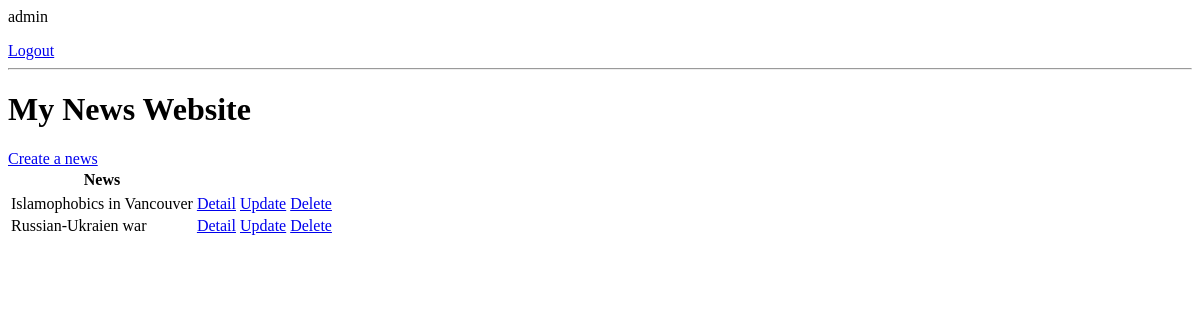
The app's page / (signed in), older data.
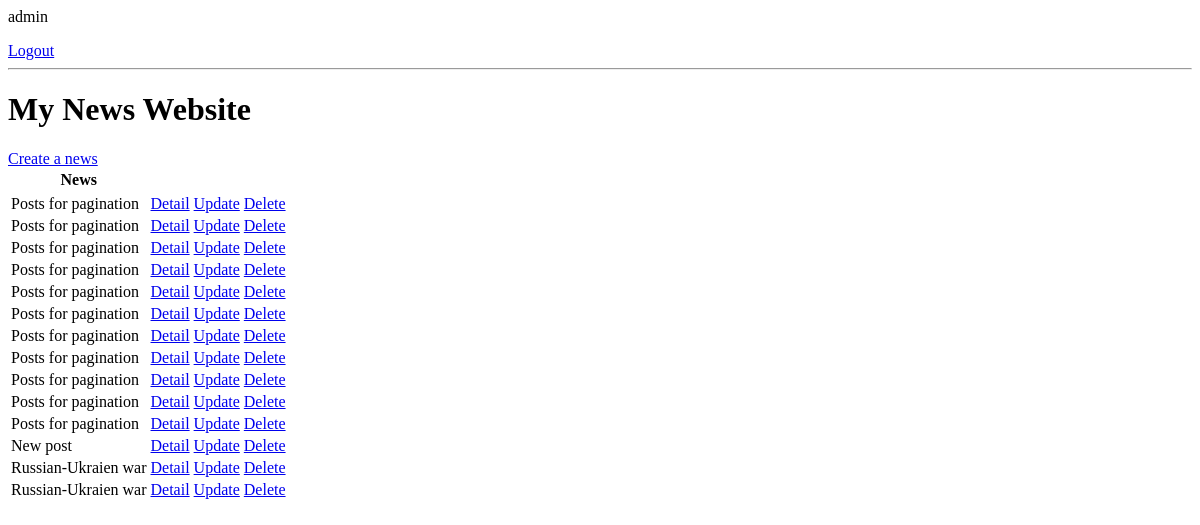
The same page, newer data.
### news/models.py (models this page shows, shortened)
class News(models.Model):
    user = models.ForeignKey(
        User, on_delete=models.CASCADE, null=True, blank=True)
    title = models.CharField(max_length=200)
    descriptiom = models.TextField(null=True, blank=True)
    created = models.DateTimeField(auto_now_add=True)
    class Meta:
        ordering =['-created']

### news/views.py (the view)
# urls.py: path("", NewsList.as_view(), name="news" ),
class NewsList(LoginRequiredMixin,ListView):
    model = News
    context_object_name = "news"
    def get_context_data(self, **kwargs):
        context = super().get_context_data(**kwargs)
        context["news"] = context["news"].filter(user=self.request.user)
        return context

### news/templates/news/news_list.html
{% if request.user.is_authenticated %}
    <p>{{request.user}}</p>
    <a href="{% url 'logout' %}">Logout</a>
{% else %}
    <a href="{% url 'login' %}">Login</a>
{% endif %}
<hr>
<h1>My News Website</h1>
<table>
    <tr>
        <th>News</th>
    </tr>
    <tr>
        <a href="{% url 'news-create' %}">Create a news</a>
    </tr>
    {% for new in news %}
    <tr>
        <td>{{new.title}}</td>
        <td><a href="{% url 'news-detail' new.id %}">Detail</a></td>
        <td><a href="{% url 'news-update' new.id %}">Update</a></td>
        <td><a href="{% url 'news-delete' new.id %}">Delete</a></td>
    </tr>
    {% empty %}
    <h3>No news yet.</h3>
    {% endfor %}
</table>

Row changes from the older to the newer data that the page shows:
removed News: title "Islamophobics in Vancouver"
added News: title "Posts for pagination"
added News: title "Posts for pagination"
added News: title "Posts for pagination"
added News: title "Posts for pagination"
added News: title "Posts for pagination"
added News: title "Posts for pagination"
added News: title "Posts for pagination"
added News: title "Posts for pagination"
added News: title "Posts for pagination"
added News: title "Posts for pagination"
added News: title "Posts for pagination"
added News: title "New post"
added News: title "Russian-Ukraien war"
